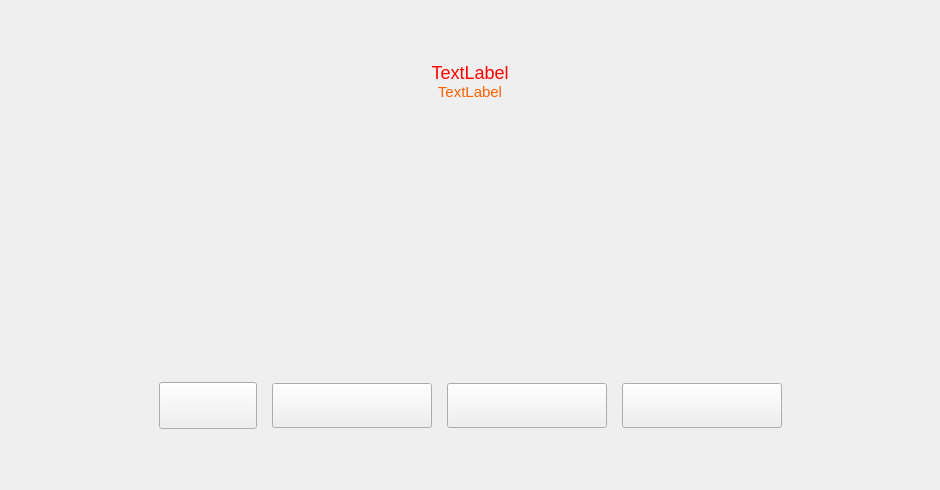
<?xml version="1.0" encoding="UTF-8"?>
<ui version="4.0">
 <class>VeinBusinessPage</class>
 <widget class="QWidget" name="VeinBusinessPage">
  <property name="geometry">
   <rect>
    <x>0</x>
    <y>0</y>
    <width>940</width>
    <height>490</height>
   </rect>
  </property>
  <property name="windowTitle">
   <string>VeinBusinessPage</string>
  </property>
  <property name="styleSheet">
   <string notr="true">QLabel{
font-family:&quot;微软雅黑&quot;;
font-size:13px;
}
#wgt_leftPalm{
border-image: url(:/MBRClient/Resources/image/auth/L_parm.png)
}
#wgt_rightPalm{
	border-image: url(:/MBRClient/Resources/image/auth/R_parm.png);
}
#btn_return{
	border-image: url(:/MBRClient/Resources/image/gather/retry.png);
}
#btn_return:hover{
	border-image: url(:/MBRClient/Resources/image/gather/retry_hover.png);
}
#btn_return:pressed{
	border-image: url(:/MBRClient/Resources/image/gather/retry_pressed.png);
}
#btn_return:disabled{
	border-image: url(:/MBRClient/Resources/image/gather/retry_disabled.png);
}
#btn_startRecog{
	border-image: url(:/MBRClient/Resources/image/gather/startrz.png);
}
#btn_startRecog:hover{
	border-image: url(:/MBRClient/Resources/image/gather/startrz_hover.png);
}
#btn_startRecog:pressed{
	border-image: url(:/MBRClient/Resources/image/gather/startrz_pressed.png);
}
#btn_startRecog:disabled{
	border-image: url(:/MBRClient/Resources/image/gather/startrz_disabled.png);
}
#btn_startModel{
	border-image: url(:/MBRClient/Resources/image/gather/start.png);
}
#btn_startModel:hover{
	border-image: url(:/MBRClient/Resources/image/gather/start_hover.png);
}
#btn_startModel:pressed{
	border-image: url(:/MBRClient/Resources/image/gather/start_pressed.png);
}
#btn_startModel:disabled{
	border-image: url(:/MBRClient/Resources/image/gather/start_disabled.png);
}
#btn_skip{
	border-image: url(:/MBRClient/Resources/image/gather/jmpfv.png);
}
#btn_skip:hover{
	border-image: url(:/MBRClient/Resources/image/gather/jmpfv_hover.png);
}
#btn_skip:pressed{
	border-image: url(:/MBRClient/Resources/image/gather/jmpfv_pressed.png);
}
#btn_skip:disabled{
	border-image: url(:/MBRClient/Resources/image/gather/jmpfv_disabled.png);
}</string>
  </property>
  <layout class="QVBoxLayout" name="verticalLayout_2">
   <property name="spacing">
    <number>15</number>
   </property>
   <property name="leftMargin">
    <number>0</number>
   </property>
   <property name="topMargin">
    <number>0</number>
   </property>
   <property name="rightMargin">
    <number>0</number>
   </property>
   <property name="bottomMargin">
    <number>0</number>
   </property>
   <item>
    <spacer name="verticalSpacer">
     <property name="orientation">
      <enum>Qt::Vertical</enum>
     </property>
     <property name="sizeHint" stdset="0">
      <size>
       <width>20</width>
       <height>21</height>
      </size>
     </property>
    </spacer>
   </item>
   <item>
    <layout class="QVBoxLayout" name="verticalLayout">
     <property name="spacing">
      <number>0</number>
     </property>
     <item>
      <widget class="QLabel" name="lbl_status">
       <property name="styleSheet">
        <string notr="true">font-size:18px;
color:red;</string>
       </property>
       <property name="text">
        <string>TextLabel</string>
       </property>
       <property name="alignment">
        <set>Qt::AlignCenter</set>
       </property>
       <property name="wordWrap">
        <bool>true</bool>
       </property>
      </widget>
     </item>
     <item>
      <widget class="QLabel" name="lbl_prompt">
       <property name="styleSheet">
        <string notr="true">font-size:15px;
color:#FF6000;</string>
       </property>
       <property name="text">
        <string>TextLabel</string>
       </property>
       <property name="alignment">
        <set>Qt::AlignCenter</set>
       </property>
       <property name="wordWrap">
        <bool>true</bool>
       </property>
      </widget>
     </item>
    </layout>
   </item>
   <item>
    <layout class="QHBoxLayout" name="horizontalLayout">
     <property name="spacing">
      <number>73</number>
     </property>
     <item>
      <spacer name="horizontalSpacer">
       <property name="orientation">
        <enum>Qt::Horizontal</enum>
       </property>
       <property name="sizeHint" stdset="0">
        <size>
         <width>40</width>
         <height>20</height>
        </size>
       </property>
      </spacer>
     </item>
     <item>
      <widget class="QWidget" name="wgt_leftPalm" native="true">
       <property name="minimumSize">
        <size>
         <width>158</width>
         <height>221</height>
        </size>
       </property>
       <property name="maximumSize">
        <size>
         <width>158</width>
         <height>221</height>
        </size>
       </property>
      </widget>
     </item>
     <item>
      <widget class="QWidget" name="wgt_rightPalm" native="true">
       <property name="minimumSize">
        <size>
         <width>158</width>
         <height>221</height>
        </size>
       </property>
       <property name="maximumSize">
        <size>
         <width>158</width>
         <height>221</height>
        </size>
       </property>
      </widget>
     </item>
     <item>
      <spacer name="horizontalSpacer_2">
       <property name="orientation">
        <enum>Qt::Horizontal</enum>
       </property>
       <property name="sizeHint" stdset="0">
        <size>
         <width>40</width>
         <height>20</height>
        </size>
       </property>
      </spacer>
     </item>
    </layout>
   </item>
   <item>
    <spacer name="verticalSpacer_3">
     <property name="orientation">
      <enum>Qt::Vertical</enum>
     </property>
     <property name="sizeType">
      <enum>QSizePolicy::Fixed</enum>
     </property>
     <property name="sizeHint" stdset="0">
      <size>
       <width>20</width>
       <height>30</height>
      </size>
     </property>
    </spacer>
   </item>
   <item>
    <layout class="QHBoxLayout" name="horizontalLayout_2">
     <property name="spacing">
      <number>15</number>
     </property>
     <item>
      <spacer name="horizontalSpacer_3">
       <property name="orientation">
        <enum>Qt::Horizontal</enum>
       </property>
       <property name="sizeHint" stdset="0">
        <size>
         <width>40</width>
         <height>20</height>
        </size>
       </property>
      </spacer>
     </item>
     <item>
      <widget class="QPushButton" name="btn_return">
       <property name="minimumSize">
        <size>
         <width>98</width>
         <height>47</height>
        </size>
       </property>
       <property name="maximumSize">
        <size>
         <width>98</width>
         <height>47</height>
        </size>
       </property>
       <property name="text">
        <string/>
       </property>
      </widget>
     </item>
     <item>
      <widget class="QPushButton" name="btn_startRecog">
       <property name="minimumSize">
        <size>
         <width>160</width>
         <height>45</height>
        </size>
       </property>
       <property name="maximumSize">
        <size>
         <width>160</width>
         <height>45</height>
        </size>
       </property>
       <property name="text">
        <string/>
       </property>
      </widget>
     </item>
     <item>
      <widget class="QPushButton" name="btn_skip">
       <property name="minimumSize">
        <size>
         <width>160</width>
         <height>45</height>
        </size>
       </property>
       <property name="maximumSize">
        <size>
         <width>160</width>
         <height>45</height>
        </size>
       </property>
       <property name="text">
        <string/>
       </property>
      </widget>
     </item>
     <item>
      <widget class="QPushButton" name="btn_startModel">
       <property name="minimumSize">
        <size>
         <width>160</width>
         <height>45</height>
        </size>
       </property>
       <property name="maximumSize">
        <size>
         <width>160</width>
         <height>45</height>
        </size>
       </property>
       <property name="text">
        <string/>
       </property>
      </widget>
     </item>
     <item>
      <spacer name="horizontalSpacer_4">
       <property name="orientation">
        <enum>Qt::Horizontal</enum>
       </property>
       <property name="sizeHint" stdset="0">
        <size>
         <width>40</width>
         <height>20</height>
        </size>
       </property>
      </spacer>
     </item>
    </layout>
   </item>
   <item>
    <spacer name="verticalSpacer_2">
     <property name="orientation">
      <enum>Qt::Vertical</enum>
     </property>
     <property name="sizeHint" stdset="0">
      <size>
       <width>20</width>
       <height>40</height>
      </size>
     </property>
    </spacer>
   </item>
  </layout>
 </widget>
 <layoutdefault spacing="6" margin="11"/>
 <resources>
  <include location="MBRClient.qrc"/>
 </resources>
 <connections/>
</ui>
